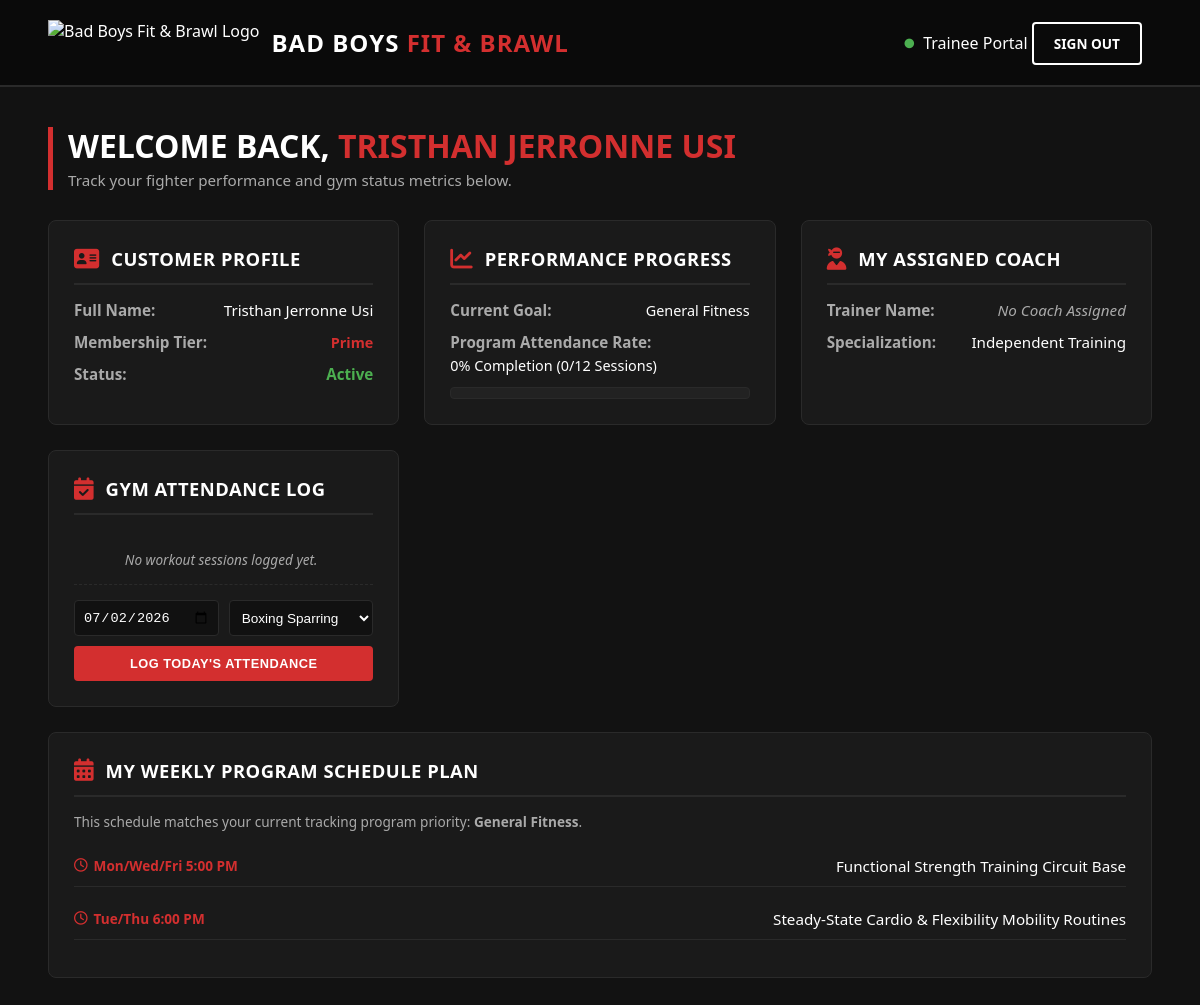
Screenshot of /dashboard-member.php (signed in) with the database file from the repository.
### tables this page shows
CREATE TABLE `users` (
  `id` int(11) NOT NULL,
  `full_name` varchar(100) NOT NULL,
  `birthdate` date NOT NULL,
  `sex` varchar(10) NOT NULL,
  `contact_number` varchar(20) NOT NULL,
  `email` varchar(100) NOT NULL,
  `password` varchar(255) NOT NULL,
  `created_at` timestamp NOT NULL DEFAULT current_timestamp(),
  `role` varchar(20) NOT NULL DEFAULT 'Trainee',
  `age` int(11) DEFAULT NULL,
  `address` text DEFAULT NULL,
  `membership_tier` varchar(50) DEFAULT NULL,
  `fitness_goal` text DEFAULT NULL,
  `assigned_coach_id` int(11) DEFAULT NULL,
  `status` varchar(20) DEFAULT 'Pending',
  `is_first_login` tinyint(1) DEFAULT 1
);

### dashboard-member.php (the view, shortened to what this page needs)
<?php
include('db.php');
$user_id = $_SESSION['user_id'];
$sql = "SELECT
            u.id,
            u.full_name,
            u.contact_number,
            u.membership_tier,
            u.status,
            u.fitness_goal AS user_goal,
            u.assigned_coach_id,
            c.full_name AS coach_name,
            c.fitness_goal AS coach_specialty
        FROM users u
        LEFT JOIN users c ON u.assigned_coach_id = c.id AND c.role = 'Trainer'
        WHERE u.id = $user_id";
$result = $conn->query($sql);
if ($result && $result->num_rows > 0) {
    $user_data = $result->fetch_assoc();
} else {
    echo "Error retrieving user metrics.";
    exit();
}
$attendance_count_query = "SELECT COUNT(*) AS total FROM gym_attendance WHERE user_id = $user_id";
$attendance_res = $conn->query($attendance_count_query);
$attendance_row = $attendance_res->fetch_assoc();
$logged_sessions = $attendance_row['total'];
$target_sessions = 12;
$attendance_rate = ($logged_sessions > 0) ? min(round(($logged_sessions / $target_sessions) * 100), 100) : 0;
$goal = $user_data['user_goal'] ?? 'General Fitness';
if (is_numeric(filter_var($goal, FILTER_SANITIZE_NUMBER_INT)) && strlen(preg_replace('/[^0-9]/', '', $goal)) > 6) {
    $goal = 'General Fitness';
}
$schedule_plans = [
    'Boxing & Striking Specialty' => [
        'Mon/Wed 6:00 PM' => 'Heavy Bag Power Drills & Pad Work',
        'Tue/Thu 5:30 PM' => 'Footwork Conditioning & Technical Sparring',
        'Fri 6:00 PM' => 'Endurance Speed Interval Runs'
    ],
    'Muay Thai & Conditioning' => [
        'Mon/Wed 7:00 PM' => 'Thai Pad Clinics & Clinch Mechanics',
        'Tue/Thu 6:00 PM' => 'Core Conditioning & Low Kick Target Drills',
        'Saturday 9:00 AM' => 'Open Mat Active Conditioning Circuit'
    ],
    'BJJ & Submission Grappling' => [
        'Mon/Wed 6:30 PM' => 'Positional Sparring & Guard Passing Systems',
        'Tue/Thu 7:00 PM' => 'Takedown Mechanics & Submission Chains',
        'Fri 6:30 PM' => 'Live Rolling / Open Drill Lab Sessions'
    ],
    'HIIT & Weight Management' => [
        'Mon/Wed/Fri 8:00 AM' => 'High-Intensity Metabolic Conditioning Burn',
        'Tue/Thu 7:00 AM' => 'Strength Circuits & Full Body Kettlebell Drills',
        'Saturday 8:00 AM' => 'Outdoor Group Assault Runs'
    ],
    'General Fitness' => [
        'Mon/Wed/Fri 5:00 PM' => 'Functional Strength Training Circuit Base',
        'Tue/Thu 6:00 PM' => 'Steady-State Cardio & Flexibility Mobility Routines'
    ]
];
$active_schedule = $schedule_plans[$goal] ?? $schedule_plans['General Fitness'];
?>
<!DOCTYPE html>
<html lang="en">
<head>
    <link rel="stylesheet" href="style.css">
    <link rel="stylesheet" href="https://cdnjs.cloudflare.com/ajax/libs/font-awesome/6.4.0/css/all.min.css">
</head>
<body>
    <header class="navbar">
        <div class="logo-container">
            <img src="Images/logo.jpg" alt="Bad Boys Fit & Brawl Logo" class="navbar-logo">
            <div class="logo-text">BAD BOYS<span class="red-text"> FIT & BRAWL</span></div>
        </div>
        <div class="auth-buttons">
            <span>
                <i class="fa-solid fa-circle" style="color: #4caf50; font-size: 0.6rem; margin-right: 5px; vertical-align: middle;"></i> Trainee Portal
            </span>
            <a href="logout.php" class="btn btn-outline" style="text-decoration: none;">Sign Out</a>
        </div>
    </header>
    <main class="dashboard-container">
        <div class="welcome-banner">
            <div>
                <h1>Welcome Back, <span class="red-text"><?php echo htmlspecialchars($user_data['full_name']); ?></span></h1>
                <p style="color: var(--text-gray); margin-top: 5px; font-size: 0.95rem;">Track your fighter performance and gym status metrics below.</p>
            </div>
        </div>
        <div class="dashboard-grid">
            <div class="dashboard-card">
                <div>
                    <div class="card-header">
                        <i class="fa-solid fa-address-card"></i>
                        <h3>Customer Profile</h3>
                    </div>
                    <div class="info-row"><span class="info-label">Full Name:</span> <span class="info-value"><?php echo htmlspecialchars($user_data['full_name']); ?></span></div>
                    <div class="info-row"><span class="info-label">Membership Tier:</span> <span class="red-text info-value" style="font-weight:700; font-size: 0.9rem;"><?php echo htmlspecialchars($user_data['membership_tier'] ?? 'Unassigned'); ?></span></div>
                    <div class="info-row"><span class="info-label">Status:</span> <span class="info-value" style="color:#4caf50; font-weight:600;"><?php echo htmlspecialchars($user_data['status'] ?? 'Active'); ?></span></div>
                </div>
            </div>
            <div class="dashboard-card">
                <div>
                    <div class="card-header">
                        <i class="fa-solid fa-chart-line"></i>
                        <h3>Performance Progress</h3>
                    </div>
                    <div class="info-row"><span class="info-label">Current Goal:</span> <span class="info-value" style="font-size:0.9rem; max-width: 280px;"><?php echo htmlspecialchars($goal); ?></span></div>
                    <div class="info-row" style="flex-direction: column; align-items: flex-start; gap: 4px;">
                        <span class="info-label">Program Attendance Rate:</span>
                        <span style="font-size: 0.9rem;"><?php echo $attendance_rate; ?>% Completion (<?php echo $logged_sessions; ?>/<?php echo $target_sessions; ?> Sessions)</span>
                    </div>
                    <div class="progress-bar-container">
                    </div>
                </div>
            </div>
            <div class="dashboard-card">
                <div>
                    <div class="card-header">
                        <i class="fa-solid fa-user-ninja"></i>
                        <h3>My Assigned Coach</h3>
                    </div>
                    <?php if (!empty($user_data['assigned_coach_id'])): ?>
                        <div class="info-row"><span class="info-label">Trainer Name:</span> <span class="info-value"><?php echo htmlspecialchars($user_data['coach_name'] ?? 'Assigned Coach'); ?></span></div>
                        <div class="info-row"><span class="info-label">Specialization:</span> <span class="red-text info-value"><?php echo htmlspecialchars($user_data['coach_specialty'] ?? 'Combat Sports / Fitness'); ?></span></div>
                    <?php else: ?>
                        <div class="info-row"><span class="info-label">Trainer Name:</span> <span class="info-value" style="color: var(--text-gray); font-style: italic;">No Coach Assigned</span></div>
                        <div class="info-row"><span class="info-label">Specialization:</span> <span class="info-value">Independent Training</span></div>
                    <?php endif; ?>
                </div>
            </div>
            <div class="dashboard-card">
                <div>
                    <div class="card-header">
                        <i class="fa-solid fa-calendar-check"></i>
                        <h3>Gym Attendance Log</h3>
                    </div>
                    <div class="scrollable-logs">
                        <?php
                        $log_query = "SELECT * FROM gym_attendance WHERE user_id = $user_id ORDER BY session_date DESC, id DESC";
                        $log_result = $conn->query($log_query);
                        if ($log_result && $log_result->num_rows > 0):
                            while($log = $log_result->fetch_assoc()):
                                $formatted_date = date("M d, Y", strtotime($log['session_date']));
                        ?>
                            <div class="info-row" style="border-bottom: 1px solid #111; padding-bottom: 6px; gap: 10px;">
                                <span style="font-size: 0.85rem; word-break: break-word;"><?php echo $formatted_date . " - " . htmlspecialchars($log['session_type']); ?></span>
                                <span class="attendance-badge"><?php echo htmlspecialchars($log['status']); ?></span>
                            </div>
                        <?php
                            endwhile;
                        else:
                        ?>
                            <p style="color: var(--text-gray); font-size: 0.85rem; font-style: italic; text-align: center; margin-top: 20px;">No workout sessions logged yet.</p>
                        <?php endif; ?>
                    </div>
                    <form class="log-form" action="" method="POST">
                        <div class="form-grid">
                            <input type="date" name="session_date" required class="log-input" value="<?php echo date('Y-m-d'); ?>">
                            <select name="session_type" required class="log-select">
                                <option value="Boxing Sparring Session">Boxing Sparring</option>
                            </select>
                        </div>
                        <button type="submit" name="log_attendance" class="btn-log">Log Today's Attendance</button>
                    </form>
                </div>
            </div>
            <div class="dashboard-card" style="grid-column: 1 / -1;">
                <div>
                    <div class="card-header">
                        <i class="fa-solid fa-calendar-days"></i>
                        <h3>My Weekly Program Schedule Plan</h3>
                    </div>
                    <p style="font-size: 0.85rem; color: var(--text-gray); margin-bottom: 15px;">
                        This schedule matches your current tracking program priority: <strong><?php echo htmlspecialchars($goal); ?></strong>.
                    </p>
                    <?php foreach($active_schedule as $time_slot => $routine_desc): ?>
                        <div class="info-row schedule-row" style="border-bottom: 1px solid var(--border-color); padding: 10px 0;">
                            <span class="schedule-time"><i class="fa-regular fa-clock"></i><?php echo $time_slot; ?></span>
                            <span class="info-value" style="font-weight: 500;"><?php echo htmlspecialchars($routine_desc); ?></span>
                        </div>
                    <?php endforeach; ?>
                </div>
            </div>
        </div>
    </main>
</body>
</html>

### style.css (style rules this page uses)
:root { --bg-color: #121212; --panel-bg: #1a1a1a; --accent-red: #d32f2f; --accent-red-hover: #b71c1c; --text-white: #ffffff; --text-gray: #aaaaaa; --border-color: #2a2a2a; --font-family: 'Segoe UI', Tahoma, Geneva, Verdana, sans-serif; }
* { margin: 0; padding: 0; box-sizing: border-box; }
body { background-color: var(--bg-color); color: var(--text-white); font-family: var(--font-family); overflow-x: hidden; }
.red-text { color: var(--accent-red); }
.navbar { display: flex; justify-content: space-between; align-items: center; padding: 20px 4%; background-color: #0a0a0a; border-bottom: 2px solid var(--border-color); position: sticky; top: 0; z-index: 1000; }
.logo-container { display: flex; align-items: center; gap: 12px; text-decoration: none; }
.navbar-logo { height: 45px; width: auto; object-fit: contain; display: block; }
.logo-text { font-weight: 900; font-size: 1.5rem; letter-spacing: 1px; color: var(--text-white); text-decoration: none; cursor: pointer; }
.btn { padding: 10px 20px; font-weight: 700; text-transform: uppercase; border-radius: 4px; cursor: pointer; transition: all 0.3s ease; font-size: 0.85rem; }
.btn-outline { background: transparent; color: var(--text-white); border: 2px solid var(--text-white); margin-right: 10px; }

### dashboard-member.php (style rules this page uses)
.dashboard-container { padding: 40px 4%; background-color: var(--bg-color); min-height: calc(100vh - 84px); }
.welcome-banner { margin-bottom: 30px; border-left: 5px solid var(--accent-red); padding-left: 15px; display: flex; justify-content: space-between; align-items: center; }
.welcome-banner h1 { font-size: 2rem; font-weight: 900; text-transform: uppercase; line-height: 1.2; }
.dashboard-grid { display: grid; grid-template-columns: repeat(auto-fit, minmax(340px, 1fr)); gap: 25px; }
.dashboard-card { background-color: var(--panel-bg); border: 1px solid var(--border-color); border-radius: 8px; padding: 25px; transition: border-color 0.3s; display: flex; flex-direction: column; justify-content: space-between; }
.card-header { display: flex; align-items: center; gap: 12px; border-bottom: 2px solid var(--border-color); padding-bottom: 12px; margin-bottom: 15px; }
.card-header i { font-size: 1.4rem; color: var(--accent-red); }
.card-header h3 { font-size: 1.15rem; text-transform: uppercase; font-weight: 800; letter-spacing: 0.5px; margin: 0; }
.info-row { display: flex; justify-content: space-between; margin-bottom: 12px; font-size: 0.95rem; align-items: center; gap: 15px; }
.info-label { color: var(--text-gray); font-weight: 600; flex-shrink: 0; }
.info-value { text-align: right; word-break: break-word; }
.progress-bar-container { background: #222; border-radius: 4px; height: 12px; width: 100%; margin-top: 8px; overflow: hidden; border: 1px solid var(--border-color); }
.log-form { margin-top: 15px; padding-top: 15px; border-top: 1px dashed var(--border-color); }
.form-grid { display: grid; grid-template-columns: 1fr 1fr; gap: 10px; margin-bottom: 10px; }
.log-input, .log-select { background: #111; border: 1px solid var(--border-color); color: #fff; padding: 8px; border-radius: 4px; font-size: 0.85rem; width: 100%; box-sizing: border-box; }
.btn-log { background: var(--accent-red); color: #fff; border: none; padding: 10px 12px; font-weight: bold; text-transform: uppercase; border-radius: 4px; cursor: pointer; width: 100%; font-size: 0.8rem; letter-spacing: 0.5px; transition: background 0.2s; }
.scrollable-logs { max-height: 150px; overflow-y: auto; margin-bottom: 10px; padding-right: 5px; }
.schedule-time { color: var(--accent-red); font-weight: 700; font-size: 0.85rem; min-width: 120px; display: inline-flex; align-items: center; gap: 6px; flex-shrink: 0; }

### rows the page displays
users: full_name "TRISTHAN JERRONNE USI", full_name "Tristhan Jerronne Usi", membership_tier "Prime", status "Active", fitness_goal "General Fitness", fitness_goal "Functional Strength Training Circuit Base", fitness_goal "Steady-State Cardio & Flexibility Mobility Routines"

### other values shown
$attendance_rate "0"
$logged_sessions "0"
$target_sessions "12"
$time_slot "Mon/Wed/Fri 5:00 PM"
$time_slot "Tue/Thu 6:00 PM"
